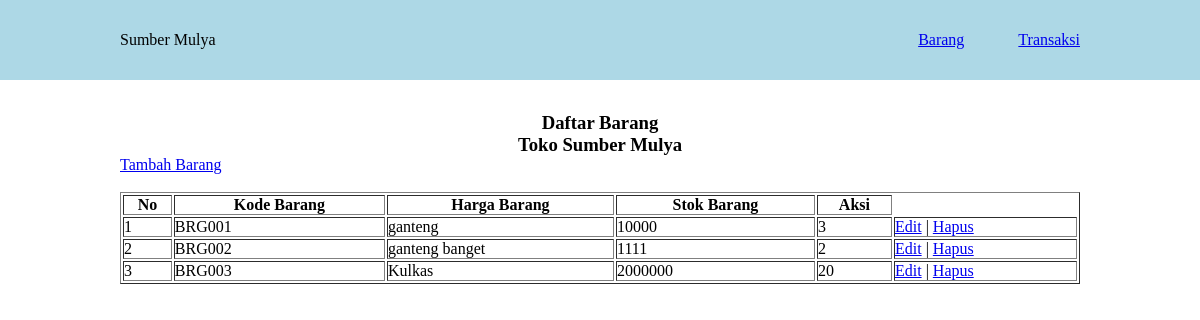
/?page=barang, run on the app's committed database.
### tables this page shows
CREATE TABLE `barang` (
  `kode_barang` varchar(10) NOT NULL,
  `nama_barang` varchar(50) NOT NULL,
  `harga_barang` double NOT NULL,
  `stok_barang` int(11) NOT NULL
);

### functions.php (called while the page is built, shortened)
<?php
  $host = "localhost";
  $user = "root";
  $pass = "root";
  $db = "db_sumber_mulya";
  $koneksi = mysqli_connect($host, $user, $pass, $db);
  function query($query){
    global $koneksi;
    $result = mysqli_query($koneksi, $query);
    while ($row = mysqli_fetch_assoc($result)) {
        $rows[] = $row;
    }
    return $rows;
  }
?>

### page/barang/barang.php (the view)
<?php
  $barang = query("SELECT * FROM barang");
?>
<center>
<h3>Daftar Barang</h3>
<h3>Toko Sumber Mulya</h3>
</center>
<a href="<?= "?page=tambahbarang"?>">Tambah Barang</a>
<br>
<br>
<table border="1" width="100%">
  <tr>
    <th>No</th>
    <th>Kode Barang</th>
    <th>Harga Barang</th>
    <th>Stok Barang</th>
    <th>Aksi</th>
  </tr>
  <?php $i = 1; ?>
  <?php foreach($barang as $b) : ?>
  <tr>
    <td><?= $i ?></td>
    <td><?= $b["kode_barang"]; ?></td>
    <td><?= $b["nama_barang"]; ?></td>
    <td><?= $b["harga_barang"]; ?></td>
    <td><?= $b["stok_barang"]; ?></td>
    <td>
      <a href="<?= "?page=editbarang&id=$b[kode_barang]" ?>">Edit</a> |
      <a href="<?= "?page=hapusbarang&id=$b[kode_barang]" ?>" onclick="return confirm('yakin?')">Hapus</a>
    </td>
  </tr>
  <?php $i++; ?>
  <?php endforeach; ?>
</table>

### index.php (shortened to what this page needs)
<?php
   require "functions.php";
?>
<!DOCTYPE html>
<html lang="en">
<head>
  <link rel="stylesheet" href="asset/style.css">
</head>
<body>
  <header>
    <nav>
      <div class="logo">Sumber Mulya</div>
      <div class="link" >
        <a href="<?= "?page=barang" ?>">Barang</a>
        <a href="<?= "?page=transaksi"?>">Transaksi</a>
      </div>
    </nav>
  </header>
  <main>
    <div class="container">
      <?php
        if(isset($_GET['page'])){
          $page = $_GET['page'];
          switch ($page) {
            case 'barang':
              include "page/barang/barang.php";
              break;
          }
        }
      ?>
    </div>
  </main>
</body>
</html>

### asset/style.css (style rules this page uses)
* { margin: 0; padding: 0; }
header { width: 100%; background-color: lightblue; height: 10vh; display: flex; }
nav { width: 80%; margin: 0 auto; display: flex; align-items: center; justify-content: space-between; }
.link a { margin-left: 50px; }
.container { padding-top: 2rem; width: 80%; margin: 0 auto; }

### data on the page
barang: kode_barang "BRG001", nama_barang "ganteng", harga_barang "10000", stok_barang "3"
barang: kode_barang "BRG002", nama_barang "ganteng banget", harga_barang "1111", stok_barang "2"
barang: kode_barang "BRG003", nama_barang "Kulkas", harga_barang "2000000", stok_barang "20"
